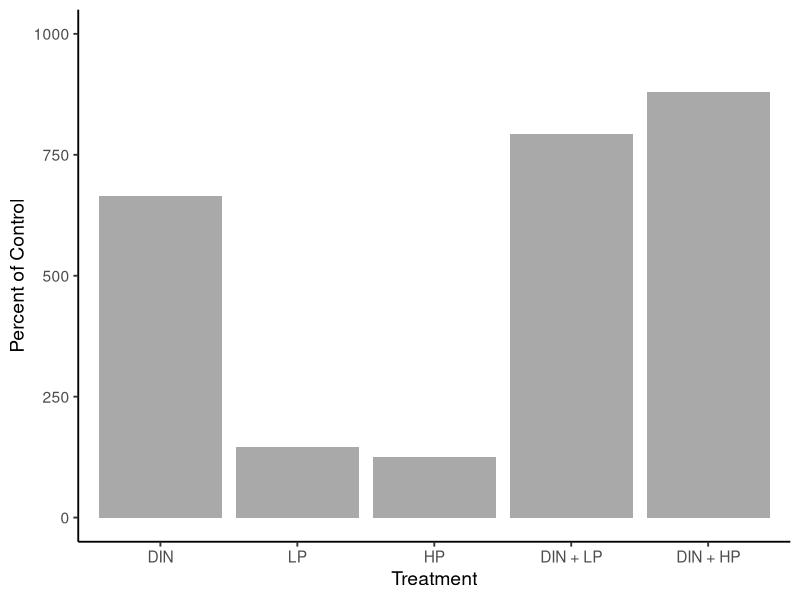
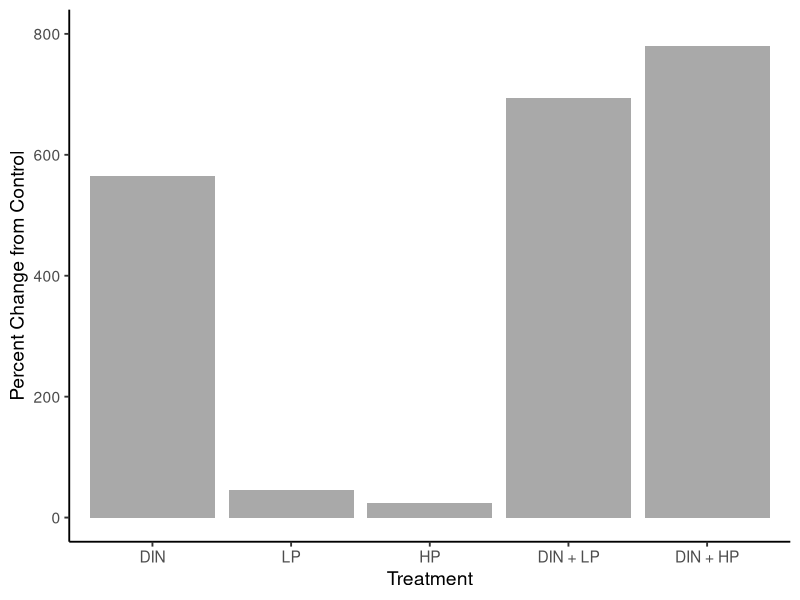
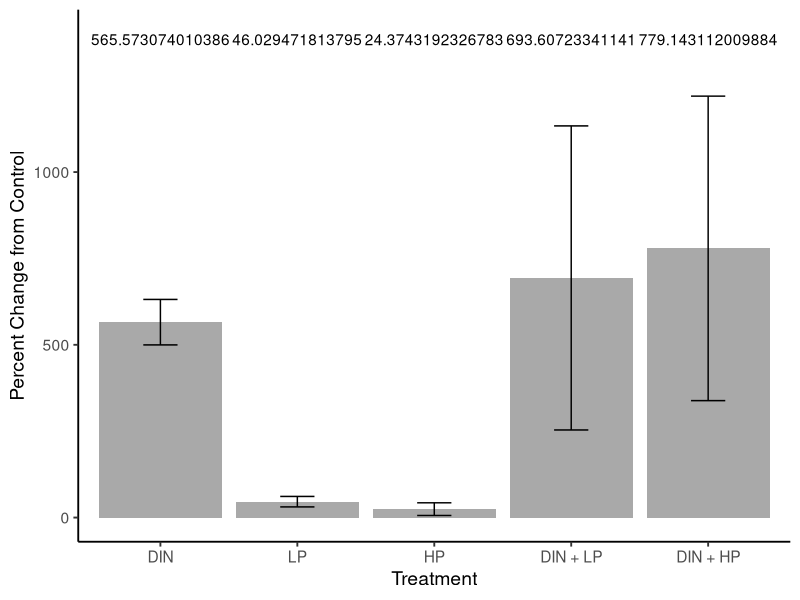
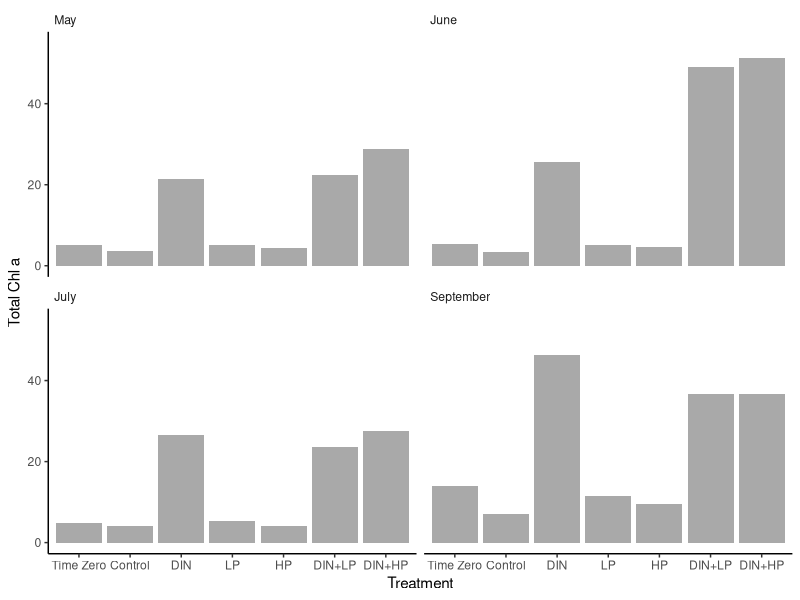
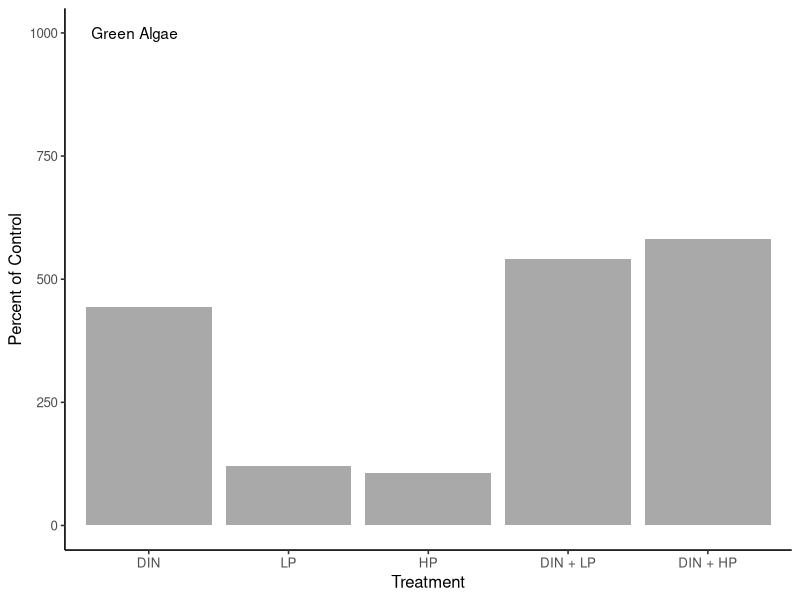
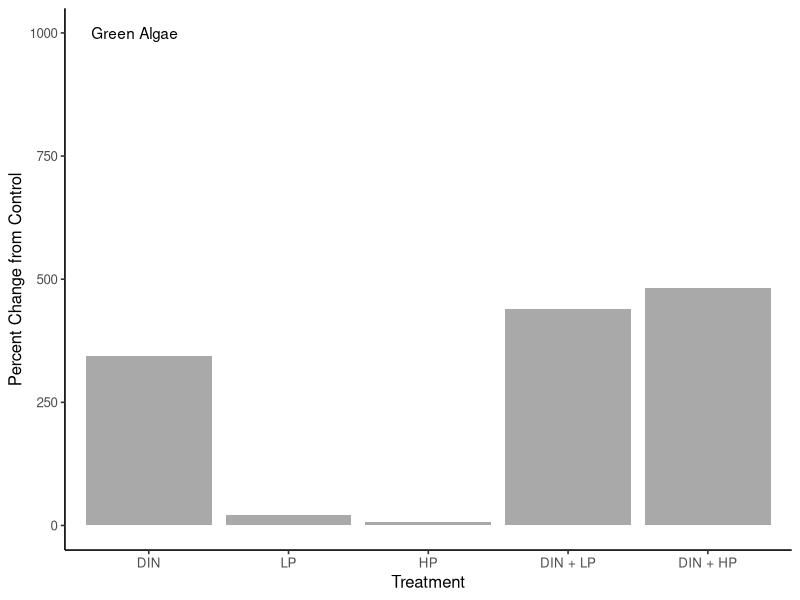
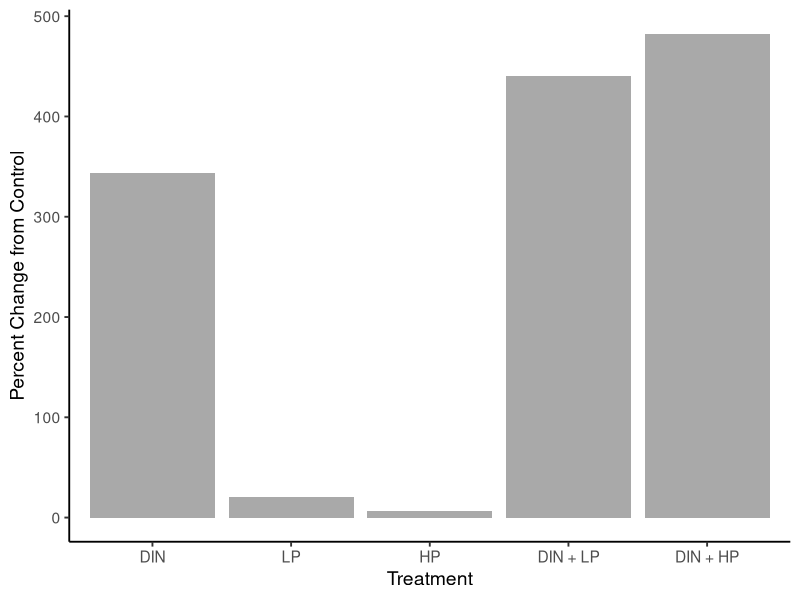
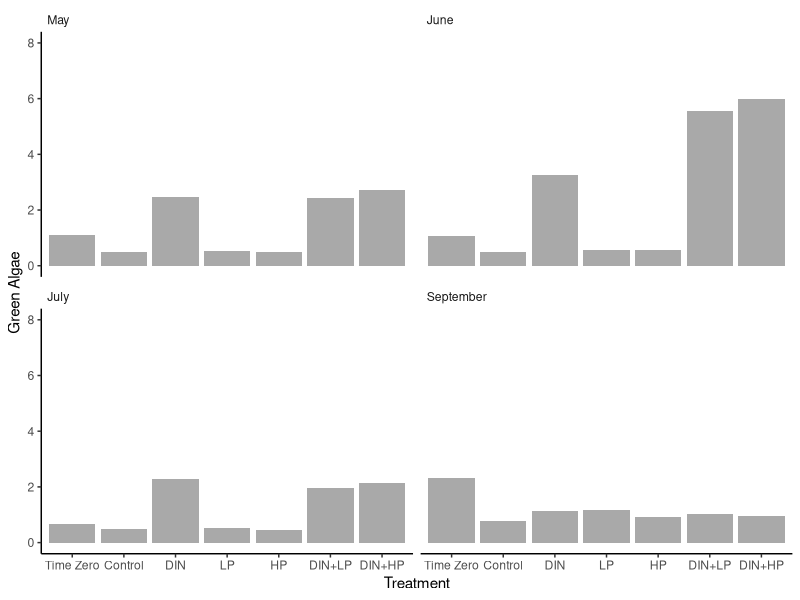

The R source for these figures, in order:
#2023-12-21
#barplots with phytoclass data

library(tidyverse)
library(dplyr)
library(lubridate)
library(readxl)
library(ggplot2)
library(car)
library(rstatix)


#import data

pc_percent_of_control = read_excel("data/PhytoClass_data.xlsx", sheet = "percent_of_control")

summary(pc_percent_of_control)
glimpse(pc_percent_of_control)

pc_percent_of_control_avg = pc_percent_of_control %>%
  group_by(Treatment) %>%
  summarise(Total_Chl_a_mean = mean(Total_Chl_a),
            Cyanobacteria_mean = mean(Cyanobacteria),
            Green_Algae_mean = mean(Green_Algae),
            Cryptophytes_mean = mean(Cryptophytes),
            Diatoms_mean = mean(Diatoms),
            Dinoflagellates_mean = mean(Dinoflagellates),
            Haptophytes_mean = mean(Haptophytes))

pc_percent_change = read_excel("data/PhytoClass_data.xlsx", sheet = "percent_change")

summary(pc_percent_change)
glimpse(pc_percent_change)

pc_percent_change_avg = pc_percent_change %>%
  group_by(Treatment) %>%
  summarise(Total_Chl_a_mean = mean(Total_Chl_a),
            Cyanobacteria_mean = mean(Cyanobacteria),
            Green_Algae_mean = mean(Green_Algae),
            Cryptophytes_mean = mean(Cryptophytes),
            Diatoms_mean = mean(Diatoms),
            Dinoflagellates_mean = mean(Dinoflagellates),
            Haptophytes_mean = mean(Haptophytes))

pc_mean_abundances = read_excel("data/PhytoClass_data.xlsx", sheet = "mean_abundances")

summary(pc_mean_abundances)
glimpse(pc_mean_abundances)

#########################Total Chl a

#Total chl a percent of control

Total_chl_a_percent_control = ggplot() +
  geom_col(aes(x = fct_relevel(Treatment, "DIN", "LP", "HP", "DIN_LP", "DIN_HP"), 
               y = Total_Chl_a_mean),
           fill = "darkgrey",
           data = pc_percent_of_control_avg) +
  xlab("Treatment") +
  ylab("Percent of Control") +
  scale_x_discrete(labels= c("DIN" = "DIN", "LP" = "LP", "HP" = "HP", "DIN_LP" = "DIN + LP", "DIN_HP" = "DIN + HP")) +
  theme_classic(base_size = 14) +
  ylim(0, 1000)
ggsave(Total_chl_a_percent_control, filename = "figures/PhytoClass/Total_chl_a_percent_control.png",
       device = "png", height = 7, width = 11)

#Total chl a percent difference from control

Total_chl_a_percent_change = ggplot() +
  geom_col(aes(x = fct_relevel(Treatment, "DIN", "LP", "HP", "DIN_LP", "DIN_HP"), 
               y = Total_Chl_a_mean),
           fill = "darkgrey",
           data = pc_percent_change_avg) +
  xlab("Treatment") +
  ylab("Percent Change from Control") +
  scale_x_discrete(labels= c("DIN" = "DIN", "LP" = "LP", "HP" = "HP", "DIN_LP" = "DIN + LP", "DIN_HP" = "DIN + HP")) +
  theme_classic(base_size = 14) +
  ylim(0,800)
ggsave(Total_chl_a_percent_change, filename = "figures/PhytoClass/Total_chl_a_percent_change.png",
       device = "png", height = 7, width = 11)

#Total chl a percent difference from control with stdev and percents added

pc_percent_change_avg = pc_percent_change %>%
  group_by(Treatment) %>%
  summarise(Total_Chl_a_mean = mean(Total_Chl_a),
            Cyanobacteria_mean = mean(Cyanobacteria),
            Green_Algae_mean = mean(Green_Algae),
            Cryptophytes_mean = mean(Cryptophytes),
            Diatoms_mean = mean(Diatoms),
            Dinoflagellates_mean = mean(Dinoflagellates),
            Haptophytes_mean = mean(Haptophytes))

total_chl_a_summary = pc_percent_change_avg %>%
  summarise(
    total_chl_a_sd = sd(Total_Chl_a_mean, na.rm = TRUE),
  )

pc_percent_change_summary = pc_percent_change %>%
  group_by(Treatment) %>%
  summarise(
    
    tca = mean(Total_Chl_a),
    cyano = mean(Cyanobacteria),
    ga = mean(Green_Algae),
    crypto = mean(Cryptophytes),
    dia = mean(Diatoms),
    dino = mean(Dinoflagellates),
    hapto = mean(Haptophytes),
    tca_sd = sd(Total_Chl_a, na.rm = TRUE),
    cyano_sd = sd(Cyanobacteria, na.rm = TRUE),
    ga_sd = sd(Green_Algae, na.rm = TRUE),
    crypto_sd = sd(Cryptophytes, na.rm = TRUE),
    dia_sd = sd(Diatoms, na.rm = TRUE),
    dino_sd = sd(Dinoflagellates, na.rm = TRUE),
    hapto_sd = sd(Haptophytes, na.rm = TRUE)
  )
pc_percent_change_summary

Total_chl_a_percent_change_2 = ggplot() +
  geom_col(aes(x = fct_relevel(Treatment, "DIN", "LP", "HP", "DIN_LP", "DIN_HP"), 
               y = tca),
           fill = "darkgrey",
           data = pc_percent_change_summary) +
  geom_errorbar(aes(x = fct_relevel(Treatment, "DIN", "LP", "HP", "DIN_LP", "DIN_HP"), 
                    y = tca,
                    ymin = tca-tca_sd, 
                    ymax = tca+tca_sd,
                    width = 0.25),
                    data = pc_percent_change_summary) +
  geom_text(aes(label = tca, 
                x = fct_relevel(Treatment, "DIN", "LP", "HP", "DIN_LP", "DIN_HP"), 
                y = 1350), 
            vjust = -0.5,
            data = pc_percent_change_summary) +
  xlab("Treatment") +
  ylab("Percent Change from Control") +
  scale_x_discrete(labels= c("DIN" = "DIN", "LP" = "LP", "HP" = "HP", "DIN_LP" = "DIN + LP", "DIN_HP" = "DIN + HP")) +
  theme_classic(base_size = 14) +
  ylim(0,1400)
ggsave(Total_chl_a_percent_change_2, filename = "figures/PhytoClass/Total_chl_a_percent_change_2.png",
       device = "png", height = 7, width = 11)


#Total chl a concentration by bioassay

variable_names = list("1" = "May", "2" = "June", "3" = "July", "4" = "September")

variable_labeller = function(variable,value){
  return(variable_names[value])
}

Total_Chl_a_individual_bioassays = ggplot(data = pc_mean_abundances, 
                                     aes(x = fct_relevel(Treatment, "T0", "Control", "DIN", "LP", "HP", "DIN_LP", "DIN_HP"), y=mean_Total_Chl_a)) +
  geom_bar(stat='identity', fill="darkgrey") +
  xlab("Treatment") +
  ylab("Total Chl a") +
  scale_x_discrete(labels= c("T0" = "Time Zero", "Control" = "Control", "DIN" = "DIN", "LP" = "LP", "HP" = "HP", "DIN_LP" = "DIN+LP", "DIN_HP" = "DIN+HP")) +
  facet_wrap(~factor(Bioassay, levels=c('1', '2', '3', '4')),  ncol=2, labeller=variable_labeller) +
  theme_classic(base_size = 11) +
  theme(strip.background = element_blank(), strip.text = element_text(hjust = 0)) + 
  ylim(0, 55)
ggsave(Total_Chl_a_individual_bioassays, filename = "figures/PhytoClass/Total_Chl_a_individual_bioassays.png",
       device = "png", height = 7, width = 11)

#########################Green Algae

#Green Algae percent of control

Green_Algae_percent_control = ggplot() +
  geom_col(aes(x = fct_relevel(Treatment, "DIN", "LP", "HP", "DIN_LP", "DIN_HP"), 
               y = Green_Algae_mean),
           fill = "darkgrey",
           data = pc_percent_of_control_avg) +
  xlab("Treatment") +
  ylab("Percent of Control") +
  scale_x_discrete(labels= c("DIN" = "DIN", "LP" = "LP", "HP" = "HP", "DIN_LP" = "DIN + LP", "DIN_HP" = "DIN + HP")) +
  annotate(geom="text", x=0.9, y=1000, label="Green Algae", color="black") +
  theme_classic(base_size = 12) 
ggsave(Green_Algae_percent_control, filename = "figures/PhytoClass/Green_Algae_percent_control.png",
       device = "png", height = 7, width = 11)

#Green Algae percent difference from control

Green_Algae_percent_change = ggplot() +
  geom_col(aes(x = fct_relevel(Treatment, "DIN", "LP", "HP", "DIN_LP", "DIN_HP"), 
               y = Green_Algae_mean),
           fill = "darkgrey",
           data = pc_percent_change_avg) +
  xlab("Treatment") +
  ylab("Percent Change from Control") +
  scale_x_discrete(labels= c("DIN" = "DIN", "LP" = "LP", "HP" = "HP", "DIN_LP" = "DIN + LP", "DIN_HP" = "DIN + HP")) +
  annotate(geom="text", x=0.9, y=1000, label="Green Algae", color="black") +
  theme_classic(base_size = 12) 
ggsave(Green_Algae_percent_change, filename = "figures/PhytoClass/Green_Algae_percent_change.png",
       device = "png", height = 7, width = 11)

Green_Algae_percent_change_2 = ggplot() +
  geom_col(aes(x = fct_relevel(Treatment, "DIN", "LP", "HP", "DIN_LP", "DIN_HP"), 
               y = Green_Algae_mean),
           fill = "darkgrey",
           data = pc_percent_change_avg) +
  xlab("Treatment") +
  ylab("Percent Change from Control") +
  scale_x_discrete(labels= c("DIN" = "DIN", "LP" = "LP", "HP" = "HP", "DIN_LP" = "DIN + LP", "DIN_HP" = "DIN + HP")) +
  theme_classic(base_size = 14) 
ggsave(Green_Algae_percent_change_2, filename = "figures/PhytoClass/Green_Algae_percent_change_2.png",
       device = "png", height = 7, width = 11)

#Green Algae concentration by bioassay

variable_names = list("1" = "May", "2" = "June", "3" = "July", "4" = "September")

variable_labeller = function(variable,value){
  return(variable_names[value])
}

Green_Algae_individual_bioassays = ggplot(data = pc_mean_abundances, 
                                          aes(x = fct_relevel(Treatment, "T0", "Control", "DIN", "LP", "HP", "DIN_LP", "DIN_HP"), y=mean_Green_Algae)) +
  geom_bar(stat='identity', fill="darkgrey") +
  xlab("Treatment") +
  ylab("Green Algae") +
  scale_x_discrete(labels= c("T0" = "Time Zero", "Control" = "Control", "DIN" = "DIN", "LP" = "LP", "HP" = "HP", "DIN_LP" = "DIN+LP", "DIN_HP" = "DIN+HP")) +
  facet_wrap(~factor(Bioassay, levels=c('1', '2', '3', '4')),  ncol=2, labeller=variable_labeller) +
  theme_classic(base_size = 11) +
  theme(strip.background = element_blank(), strip.text = element_text(hjust = 0)) + 
  ylim(0, 8)
ggsave(Green_Algae_individual_bioassays, filename = "figures/PhytoClass/Green_Algae_individual_bioassays.png",
       device = "png", height = 7, width = 11)


#########################Cryptophytes

#Cryptophytes percent of control

Cryptophytes_percent_control = ggplot() +
  geom_col(aes(x = fct_relevel(Treatment, "DIN", "LP", "HP", "DIN_LP", "DIN_HP"), 
               y = Cryptophytes_mean),
           fill = "darkgrey",
           data = pc_percent_of_control_avg) +
  xlab("Treatment") +
  ylab("Percent of Control") +
  scale_x_discrete(labels= c("DIN" = "DIN", "LP" = "LP", "HP" = "HP", "DIN_LP" = "DIN + LP", "DIN_HP" = "DIN + HP")) +
  annotate(geom="text", x=0.9, y=1000, label="Cryptophytes", color="black") +
  theme_classic(base_size = 12) 
ggsave(Cryptophytes_percent_control, filename = "figures/PhytoClass/Cryptophytes_percent_control.png",
       device = "png", height = 7, width = 11)

#Cryptophytes percent difference from control

Cryptophytes_percent_change = ggplot() +
  geom_col(aes(x = fct_relevel(Treatment, "DIN", "LP", "HP", "DIN_LP", "DIN_HP"), 
               y = Cryptophytes_mean),
           fill = "darkgrey",
           data = pc_percent_change_avg) +
  xlab("Treatment") +
  ylab("Percent Change from Control") +
  scale_x_discrete(labels= c("DIN" = "DIN", "LP" = "LP", "HP" = "HP", "DIN_LP" = "DIN + LP", "DIN_HP" = "DIN + HP")) +
  annotate(geom="text", x=0.9, y=1000, label="Cryptophytes", color="black") +
  theme_classic(base_size = 12) 
ggsave(Cryptophytes_percent_change, filename = "figures/PhytoClass/Cryptophytes_percent_change.png",
       device = "png", height = 7, width = 11)

Cryptophytes_percent_change_2 = ggplot() +
  geom_col(aes(x = fct_relevel(Treatment, "DIN", "LP", "HP", "DIN_LP", "DIN_HP"), 
               y = Cryptophytes_mean),
           fill = "darkgrey",
           data = pc_percent_change_avg) +
  xlab("Treatment") +
  ylab("Percent Change from Control") +
  scale_x_discrete(labels= c("DIN" = "DIN", "LP" = "LP", "HP" = "HP", "DIN_LP" = "DIN + LP", "DIN_HP" = "DIN + HP")) +
  theme_classic(base_size = 14) +
  ylim(0, 700)
ggsave(Cryptophytes_percent_change_2, filename = "figures/PhytoClass/Cryptophytes_percent_change_2.png",
       device = "png", height = 7, width = 11)

#Cryptophytes concentration by bioassay

variable_names = list("1" = "May", "2" = "June", "3" = "July", "4" = "September")

variable_labeller = function(variable,value){
  return(variable_names[value])
}

Cryptophytes_individual_bioassays = ggplot(data = pc_mean_abundances, 
                                          aes(x = fct_relevel(Treatment, "T0", "Control", "DIN", "LP", "HP", "DIN_LP", "DIN_HP"), y=mean_Cryptophytes)) +
  geom_bar(stat='identity', fill="darkgrey") +
  xlab("Treatment") +
  ylab("Cryptophytes") +
  scale_x_discrete(labels= c("T0" = "Time Zero", "Control" = "Control", "DIN" = "DIN", "LP" = "LP", "HP" = "HP", "DIN_LP" = "DIN+LP", "DIN_HP" = "DIN+HP")) +
  facet_wrap(~factor(Bioassay, levels=c('1', '2', '3', '4')),  ncol=2, labeller=variable_labeller) +
  theme_classic(base_size = 11) +
  theme(strip.background = element_blank(), strip.text = element_text(hjust = 0)) + 
  ylim(0, 2.5)
ggsave(Cryptophytes_individual_bioassays, filename = "figures/PhytoClass/Cryptophytes_individual_bioassays.png",
       device = "png", height = 7, width = 11)

#########################Diatoms

#Diatoms percent of control

Diatoms_percent_control = ggplot() +
  geom_col(aes(x = fct_relevel(Treatment, "DIN", "LP", "HP", "DIN_LP", "DIN_HP"), 
               y = Diatoms_mean),
           fill = "darkgrey",
           data = pc_percent_of_control_avg) +
  xlab("Treatment") +
  ylab("Percent of Control") +
  scale_x_discrete(labels= c("DIN" = "DIN", "LP" = "LP", "HP" = "HP", "DIN_LP" = "DIN + LP", "DIN_HP" = "DIN + HP")) +
  annotate(geom="text", x=0.9, y=2000, label="Diatoms", color="black") +
  theme_classic(base_size = 12) 
ggsave(Diatoms_percent_control, filename = "figures/PhytoClass/Diatoms_percent_control.png",
       device = "png", height = 7, width = 11)

#Diatoms percent difference from control

Diatoms_percent_change = ggplot() +
  geom_col(aes(x = fct_relevel(Treatment, "DIN", "LP", "HP", "DIN_LP", "DIN_HP"), 
               y = Diatoms_mean),
           fill = "darkgrey",
           data = pc_percent_change_avg) +
  xlab("Treatment") +
  ylab("Percent Change from Control") +
  scale_x_discrete(labels= c("DIN" = "DIN", "LP" = "LP", "HP" = "HP", "DIN_LP" = "DIN + LP", "DIN_HP" = "DIN + HP")) +
  annotate(geom="text", x=0.9, y=1000, label="Diatoms", color="black") +
  theme_classic(base_size = 12) 
ggsave(Diatoms_percent_change, filename = "figures/PhytoClass/Diatoms_percent_change.png",
       device = "png", height = 7, width = 11)

Diatoms_percent_change_2 = ggplot() +
  geom_col(aes(x = fct_relevel(Treatment, "DIN", "LP", "HP", "DIN_LP", "DIN_HP"), 
               y = Diatoms_mean),
           fill = "darkgrey",
           data = pc_percent_change_avg) +
  xlab("Treatment") +
  ylab("Percent Change from Control") +
  scale_x_discrete(labels= c("DIN" = "DIN", "LP" = "LP", "HP" = "HP", "DIN_LP" = "DIN + LP", "DIN_HP" = "DIN + HP")) +
  theme_classic(base_size = 14) +
  ylim(0,2000)
ggsave(Diatoms_percent_change_2, filename = "figures/PhytoClass/Diatoms_percent_change_2.png",
       device = "png", height = 7, width = 11)

#Diatoms concentration by bioassay

variable_names = list("1" = "May", "2" = "June", "3" = "July", "4" = "September")

variable_labeller = function(variable,value){
  return(variable_names[value])
}

Diatoms_individual_bioassays = ggplot(data = pc_mean_abundances, 
                                           aes(x = fct_relevel(Treatment, "T0", "Control", "DIN", "LP", "HP", "DIN_LP", "DIN_HP"), y=mean_Diatoms)) +
  geom_bar(stat='identity', fill="darkgrey") +
  xlab("Treatment") +
  ylab("Diatoms") +
  scale_x_discrete(labels= c("T0" = "Time Zero", "Control" = "Control", "DIN" = "DIN", "LP" = "LP", "HP" = "HP", "DIN_LP" = "DIN+LP", "DIN_HP" = "DIN+HP")) +
  facet_wrap(~factor(Bioassay, levels=c('1', '2', '3', '4')),  ncol=2, labeller=variable_labeller) +
  theme_classic(base_size = 11) +
  theme(strip.background = element_blank(), strip.text = element_text(hjust = 0)) + 
  ylim(0, 50)
ggsave(Diatoms_individual_bioassays, filename = "figures/PhytoClass/Diatoms_individual_bioassays.png",
       device = "png", height = 7, width = 11)

#########################Dinoflagellates

#Dinoflagellates percent of control

Dinoflagellates_percent_control = ggplot() +
  geom_col(aes(x = fct_relevel(Treatment, "DIN", "LP", "HP", "DIN_LP", "DIN_HP"), 
               y = Dinoflagellates_mean),
           fill = "darkgrey",
           data = pc_percent_of_control_avg) +
  xlab("Treatment") +
  ylab("Percent of Control") +
  scale_x_discrete(labels= c("DIN" = "DIN", "LP" = "LP", "HP" = "HP", "DIN_LP" = "DIN + LP", "DIN_HP" = "DIN + HP")) +
  annotate(geom="text", x=0.9, y=1000, label="Dinoflagellates", color="black") +
  theme_classic(base_size = 12) 
ggsave(Dinoflagellates_percent_control, filename = "figures/PhytoClass/Dinoflagellates_percent_control.png",
       device = "png", height = 7, width = 11)

#Dinoflagellates percent difference from control

Dinoflagellates_percent_change = ggplot() +
  geom_col(aes(x = fct_relevel(Treatment, "DIN", "LP", "HP", "DIN_LP", "DIN_HP"), 
               y = Dinoflagellates_mean),
           fill = "darkgrey",
           data = pc_percent_change_avg) +
  xlab("Treatment") +
  ylab("Percent Change from Control") +
  scale_x_discrete(labels= c("DIN" = "DIN", "LP" = "LP", "HP" = "HP", "DIN_LP" = "DIN + LP", "DIN_HP" = "DIN + HP")) +
  annotate(geom="text", x=0.9, y=1000, label="Dinoflagellates", color="black") +
  theme_classic(base_size = 12) 
ggsave(Dinoflagellates_percent_change, filename = "figures/PhytoClass/Dinoflagellates_percent_change.png",
       device = "png", height = 7, width = 11)

Dinoflagellates_percent_change_2 = ggplot() +
  geom_col(aes(x = fct_relevel(Treatment, "DIN", "LP", "HP", "DIN_LP", "DIN_HP"), 
               y = Dinoflagellates_mean),
           fill = "darkgrey",
           data = pc_percent_change_avg) +
  xlab("Treatment") +
  ylab("Percent Change from Control") +
  scale_x_discrete(labels= c("DIN" = "DIN", "LP" = "LP", "HP" = "HP", "DIN_LP" = "DIN + LP", "DIN_HP" = "DIN + HP")) +
  theme_classic(base_size = 14) +
  ylim(-50, 800)
ggsave(Dinoflagellates_percent_change_2, filename = "figures/PhytoClass/Dinoflagellates_percent_change_2.png",
       device = "png", height = 7, width = 11)

#Dinoflagellates concentration by bioassay

variable_names = list("1" = "May", "2" = "June", "3" = "July", "4" = "September")

variable_labeller = function(variable,value){
  return(variable_names[value])
}

Dinoflagellates_individual_bioassays = ggplot(data = pc_mean_abundances, 
                                      aes(x = fct_relevel(Treatment, "T0", "Control", "DIN", "LP", "HP", "DIN_LP", "DIN_HP"), y=mean_Dinoflagellates)) +
  geom_bar(stat='identity', fill="darkgrey") +
  xlab("Treatment") +
  ylab("Dinoflagellates") +
  scale_x_discrete(labels= c("T0" = "Time Zero", "Control" = "Control", "DIN" = "DIN", "LP" = "LP", "HP" = "HP", "DIN_LP" = "DIN+LP", "DIN_HP" = "DIN+HP")) +
  facet_wrap(~factor(Bioassay, levels=c('1', '2', '3', '4')),  ncol=2, labeller=variable_labeller) +
  theme_classic(base_size = 11) +
  theme(strip.background = element_blank(), strip.text = element_text(hjust = 0)) + 
  ylim(0, 0.3)
ggsave(Dinoflagellates_individual_bioassays, filename = "figures/PhytoClass/Dinoflagellates_individual_bioassays.png",
       device = "png", height = 7, width = 11)

#########################Haptophytes

#Haptophytes percent of control

Haptophytes_percent_control = ggplot() +
  geom_col(aes(x = fct_relevel(Treatment, "DIN", "LP", "HP", "DIN_LP", "DIN_HP"), 
               y = Haptophytes_mean),
           fill = "darkgrey",
           data = pc_percent_of_control_avg) +
  xlab("Treatment") +
  ylab("Percent of Control") +
  scale_x_discrete(labels= c("DIN" = "DIN", "LP" = "LP", "HP" = "HP", "DIN_LP" = "DIN + LP", "DIN_HP" = "DIN + HP")) +
  annotate(geom="text", x=0.9, y=1000, label="Haptophytes", color="black") +
  theme_classic(base_size = 12) 
ggsave(Haptophytes_percent_control, filename = "figures/PhytoClass/Haptophytes_percent_control.png",
       device = "png", height = 7, width = 11)

#Haptophytes percent difference from control

Haptophytes_percent_change = ggplot() +
  geom_col(aes(x = fct_relevel(Treatment, "DIN", "LP", "HP", "DIN_LP", "DIN_HP"), 
               y = Haptophytes_mean),
           fill = "darkgrey",
           data = pc_percent_change_avg) +
  xlab("Treatment") +
  ylab("Percent Change from Control") +
  scale_x_discrete(labels= c("DIN" = "DIN", "LP" = "LP", "HP" = "HP", "DIN_LP" = "DIN + LP", "DIN_HP" = "DIN + HP")) +
  annotate(geom="text", x=0.9, y=1000, label="Haptophytes", color="black") +
  theme_classic(base_size = 12) 
ggsave(Haptophytes_percent_change, filename = "figures/PhytoClass/Haptophytes_percent_change.png",
       device = "png", height = 7, width = 11)

Haptophytes_percent_change_2 = ggplot() +
  geom_col(aes(x = fct_relevel(Treatment, "DIN", "LP", "HP", "DIN_LP", "DIN_HP"), 
               y = Haptophytes_mean),
           fill = "darkgrey",
           data = pc_percent_change_avg) +
  xlab("Treatment") +
  ylab("Percent Change from Control") +
  scale_x_discrete(labels= c("DIN" = "DIN", "LP" = "LP", "HP" = "HP", "DIN_LP" = "DIN + LP", "DIN_HP" = "DIN + HP")) +
  theme_classic(base_size = 14) +
  ylim(-50, 150)
ggsave(Haptophytes_percent_change_2, filename = "figures/PhytoClass/Haptophytes_percent_change_2.png",
       device = "png", height = 7, width = 11)

#Haptophytes concentration by bioassay

variable_names = list("1" = "May", "2" = "June", "3" = "July", "4" = "September")

variable_labeller = function(variable,value){
  return(variable_names[value])
}

Haptophytes_individual_bioassays = ggplot(data = pc_mean_abundances, 
                                              aes(x = fct_relevel(Treatment, "T0", "Control", "DIN", "LP", "HP", "DIN_LP", "DIN_HP"), y=mean_Haptophytes)) +
  geom_bar(stat='identity', fill="darkgrey") +
  xlab("Treatment") +
  ylab("Haptophytes") +
  scale_x_discrete(labels= c("T0" = "Time Zero", "Control" = "Control", "DIN" = "DIN", "LP" = "LP", "HP" = "HP", "DIN_LP" = "DIN+LP", "DIN_HP" = "DIN+HP")) +
  facet_wrap(~factor(Bioassay, levels=c('1', '2', '3', '4')),  ncol=2, labeller=variable_labeller) +
  theme_classic(base_size = 11) +
  theme(strip.background = element_blank(), strip.text = element_text(hjust = 0)) + 
  ylim(0, 6)
ggsave(Haptophytes_individual_bioassays, filename = "figures/PhytoClass/Haptophytes_individual_bioassays.png",
       device = "png", height = 7, width = 11)

#########################Cyanobacteria

#Haptophytes percent difference from control

Cyanobacteria_percent_change_2 = ggplot() +
  geom_col(aes(x = fct_relevel(Treatment, "DIN", "LP", "HP", "DIN_LP", "DIN_HP"), 
               y = Cyanobacteria_mean),
           fill = "darkgrey",
           data = pc_percent_change_avg) +
  xlab("Treatment") +
  ylab("Percent Change from Control") +
  scale_x_discrete(labels= c("DIN" = "DIN", "LP" = "LP", "HP" = "HP", "DIN_LP" = "DIN + LP", "DIN_HP" = "DIN + HP")) +
  theme_classic(base_size = 14)
ggsave(Cyanobacteria_percent_change_2, filename = "figures/PhytoClass/Cyanobacteria_percent_change_2.png",
       device = "png", height = 7, width = 11)
